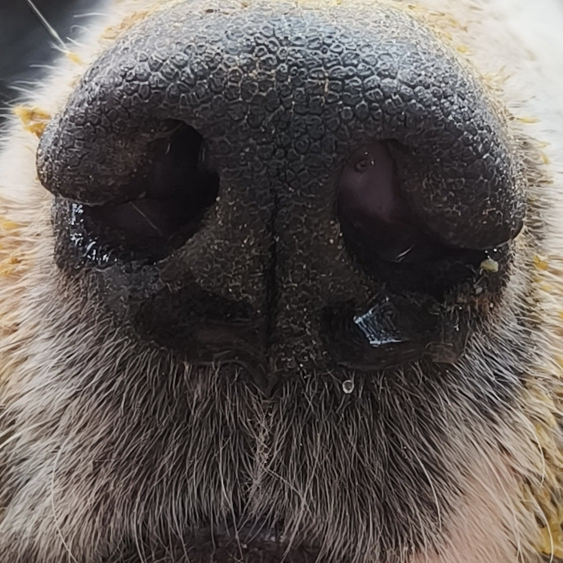
#> input picture 002.jpg, 1126 x 1126 px (shown at 1/2 size)
$ python main.py 002.jpg
#> lines starting #> are read from the running program, lines starting #| are printed output that depends on the picture
### image_input.py
# ─────────────────────────────────────────────
#  image_input.py · Image Input
#  Handles loading a single dog nose image
#  from disk and computing its SHA-256 hash.
# ─────────────────────────────────────────────

import cv2
import hashlib
import numpy as np
from pathlib import Path


SUPPORTED_EXTENSIONS = {".jpg", ".jpeg", ".png", ".bmp", ".tiff", ".tif"}


def load_image(image_path: str) -> np.ndarray:
    """
    Load a single dog nose image from disk.
    Returns the raw BGR image (uint8).
    Raises FileNotFoundError or ValueError on failure.
    """
#> called with image_path = '002.jpg'
    path = Path(image_path)
    if not path.exists():
        raise FileNotFoundError(f"Image not found: {image_path}")

    ext = path.suffix.lower()
    if ext not in SUPPORTED_EXTENSIONS:
        raise ValueError(f"Unsupported format: {ext}")

    img = cv2.imread(str(path), cv2.IMREAD_COLOR)
#> img is the input picture: shape (1126, 1126, 3); mean B, G, R 86.1, 89.2, 95.8
    if img is None:
        raise ValueError(f"OpenCV could not decode image: {image_path}")

    print(f"[Input] Loaded '{path.name}'  shape={img.shape}  dtype={img.dtype}")
#| [Input] Loaded '002.jpg'  shape=(1126, 1126, 3)  dtype=uint8
    return img


def get_image_hash(image_path: str) -> str:
    """SHA-256 hash of the raw file bytes — used as dedup key in PostgreSQL."""
    with open(image_path, "rb") as f:
        return hashlib.sha256(f.read()).hexdigest()

### preprocessing.py
# ─────────────────────────────────────────────
#  preprocessing.py · Image Preprocessing
#  Pipeline: resize → grayscale → CLAHE
# ─────────────────────────────────────────────

import cv2
import numpy as np
from typing import Tuple

from config import TARGET_SIZE


def resize_image(img: np.ndarray,
                 target_size: Tuple[int, int] = TARGET_SIZE) -> np.ndarray:
    """
    Resize to a fixed square while preserving aspect ratio with padding.
    Padding colour is black (0).
    """
#> called with target_size = (256, 256)
    h, w = img.shape[:2]
    target_w, target_h = target_size

    scale = min(target_w / w, target_h / h)
    new_w = int(w * scale)
    new_h = int(h * scale)

    resized = cv2.resize(img, (new_w, new_h), interpolation=cv2.INTER_LANCZOS4)
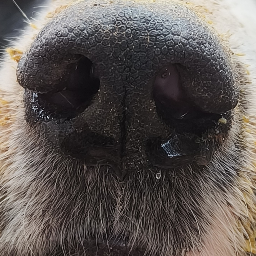
#> resized: shape (256, 256, 3); mean B, G, R 86.1, 89.2, 95.8

    # Centre-pad to exact target size
    canvas = np.zeros((target_h, target_w) + img.shape[2:], dtype=np.uint8)
    y_off  = (target_h - new_h) // 2
    x_off  = (target_w - new_w) // 2
    canvas[y_off:y_off + new_h, x_off:x_off + new_w] = resized

    return canvas


def convert_to_grayscale(img: np.ndarray) -> np.ndarray:
    """Convert BGR image to grayscale."""
    if img.ndim == 2:
        return img   # already grayscale
    return cv2.cvtColor(img, cv2.COLOR_BGR2GRAY)
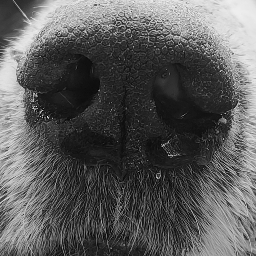
#> returned value: shape (256, 256); min 0, max 239, mean 90.8


def apply_clahe(gray: np.ndarray,
                clip_limit: float = 2.0,
                tile_size: Tuple[int, int] = (8, 8)) -> np.ndarray:
    """
    CLAHE (Contrast Limited Adaptive Histogram Equalization).
    Boosts local contrast on nose texture before Retinex.
    """
#> called with clip_limit = 2, tile_size = (8, 8)
    clahe = cv2.createCLAHE(clipLimit=clip_limit, tileGridSize=tile_size)
    return clahe.apply(gray)
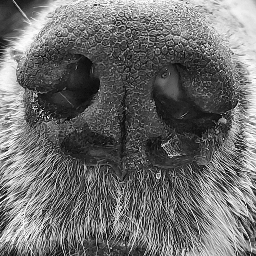
#> returned value: shape (256, 256); min 0, max 255, mean 109.3


def preprocess_image(img: np.ndarray) -> np.ndarray:
    """
    Full preprocessing chain:
      raw BGR  →  resize  →  grayscale  →  CLAHE
    Returns uint8 grayscale image of shape TARGET_SIZE.
    """
    img_resized = resize_image(img)
    img_gray    = convert_to_grayscale(img_resized)
    img_clahe   = apply_clahe(img_gray)
    print(f"[Preprocess] Output shape={img_clahe.shape}  dtype={img_clahe.dtype}")
#| [Preprocess] Output shape=(256, 256)  dtype=uint8
    return img_clahe

### msr.py
# ─────────────────────────────────────────────
#  msr.py · Multi-Scale Retinex (MSR)
#  Illumination normalisation +
#  texture visibility enhancement
# ─────────────────────────────────────────────

import cv2
import numpy as np

from config import MSR_SIGMAS, MSR_GAIN, MSR_OFFSET, MSR_RESTORE_FACTOR


def _single_scale_retinex(img: np.ndarray, sigma: float) -> np.ndarray:
    """
    SSR:  R(x,y) = log[I(x,y)] - log[I(x,y) * G(sigma)]
    where G is a Gaussian kernel of width sigma.
    Works on a single-channel float32 image.
    """
    blur = cv2.GaussianBlur(img, (0, 0), sigma)
    blur = np.where(blur < 1e-6, 1e-6, blur)   # avoid log(0)
    return np.log10(img + 1e-6) - np.log10(blur)


def apply_msr(gray: np.ndarray,
              sigmas: list = MSR_SIGMAS,
              gain: float  = MSR_GAIN,
              offset: float = MSR_OFFSET) -> np.ndarray:
    """
    Multi-Scale Retinex on a grayscale (single-channel) image.

    Algorithm:
      MSR(x,y) = Σ_s w_s * SSR_s(x,y)     (equal weights across scales)
      output   = gain * MSR + offset
      clipped to [0, 255] and returned as uint8.
    """
#> called with gain = 128, offset = 128
    img_float = gray.astype(np.float32) + 1.0   # +1 to handle zero pixels

    ssr_sum = np.zeros_like(img_float)
    weight  = 1.0 / len(sigmas)

    for sigma in sigmas:
        ssr_sum += weight * _single_scale_retinex(img_float, sigma)
#> this loop made 3 passes
#> pass 1, in _single_scale_retinex, `blur = cv2.GaussianBlur(img, (0, 0), sigma)`:
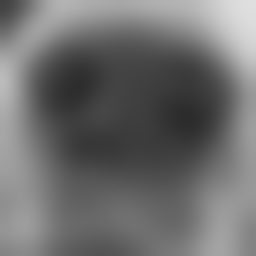
#> blur: shape (256, 256) float32; min 44.15, max 223.4, mean 110.3
#> pass 1, in apply_msr, `ssr_sum += weight * _single_scale_retinex(img_float, sigma)`:
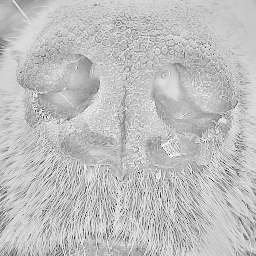
#> ssr_sum: shape (256, 256) float32; min -0.656, max 0.186, mean -0.0218; drawn with min black and max white
#> pass 2, in _single_scale_retinex (call 2), `blur = cv2.GaussianBlur(img, (0, 0), sigma)`:
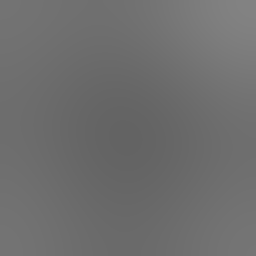
#> blur: shape (256, 256) float32; min 99.55, max 130.8, mean 110

    msr_out = gain * ssr_sum + offset
#> (the rest of the program and of its run is left out)
